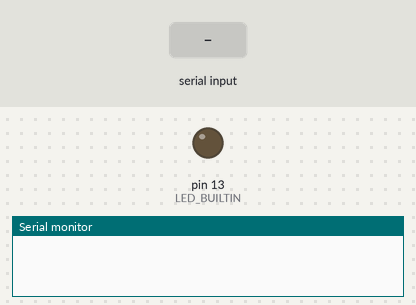
Bench run of a sketch on a simulated Arduino Uno, built with avr-gcc and run on an emulated ATmega328P. Parts: output pins drawn as LEDs (lit = HIGH), the last lines printed to the serial monitor. The test bench sets the inputs (shaded band).

Above: at 1.2 s.
1.3 s: "1" received over Serial
At 1.9 s:
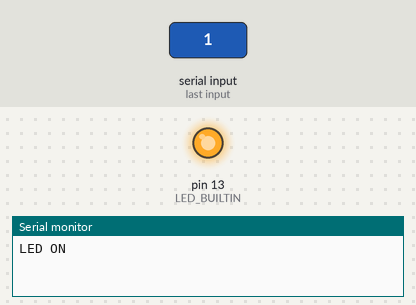
2.8 s: "0" received over Serial
At 4.2 s:
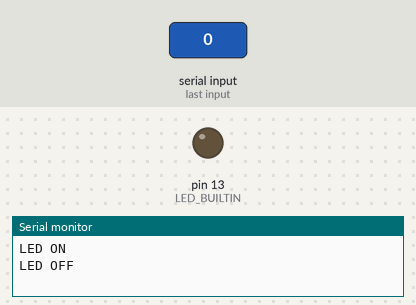
Timing chart, 0 to 5.8 s (numbered marks = the images above; inputs shaded):
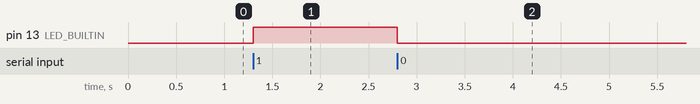

Measured:
- after the input at 1.3 s, pin 13 (LED_BUILTIN): LOW → HIGH at once
- after the input at 2.8 s, pin 13 (LED_BUILTIN): HIGH → LOW at once

The sketch:

serial_test.ino
```cpp
// Serial communication test: listens for single-character commands from
// the Python host and drives the built-in LED, echoing back what it did.
// Commands:
//   '1' -> turn LED on
//   '0' -> turn LED off

void setup() {
  pinMode(LED_BUILTIN, OUTPUT);
  Serial.begin(9600);
}

void loop() {
  if (Serial.available() > 0) {
    char command = Serial.read();

    if (command == '1') {
      digitalWrite(LED_BUILTIN, HIGH);
      Serial.println("LED ON");
    } else if (command == '0') {
      digitalWrite(LED_BUILTIN, LOW);
      Serial.println("LED OFF");
    }
  }
}
```
